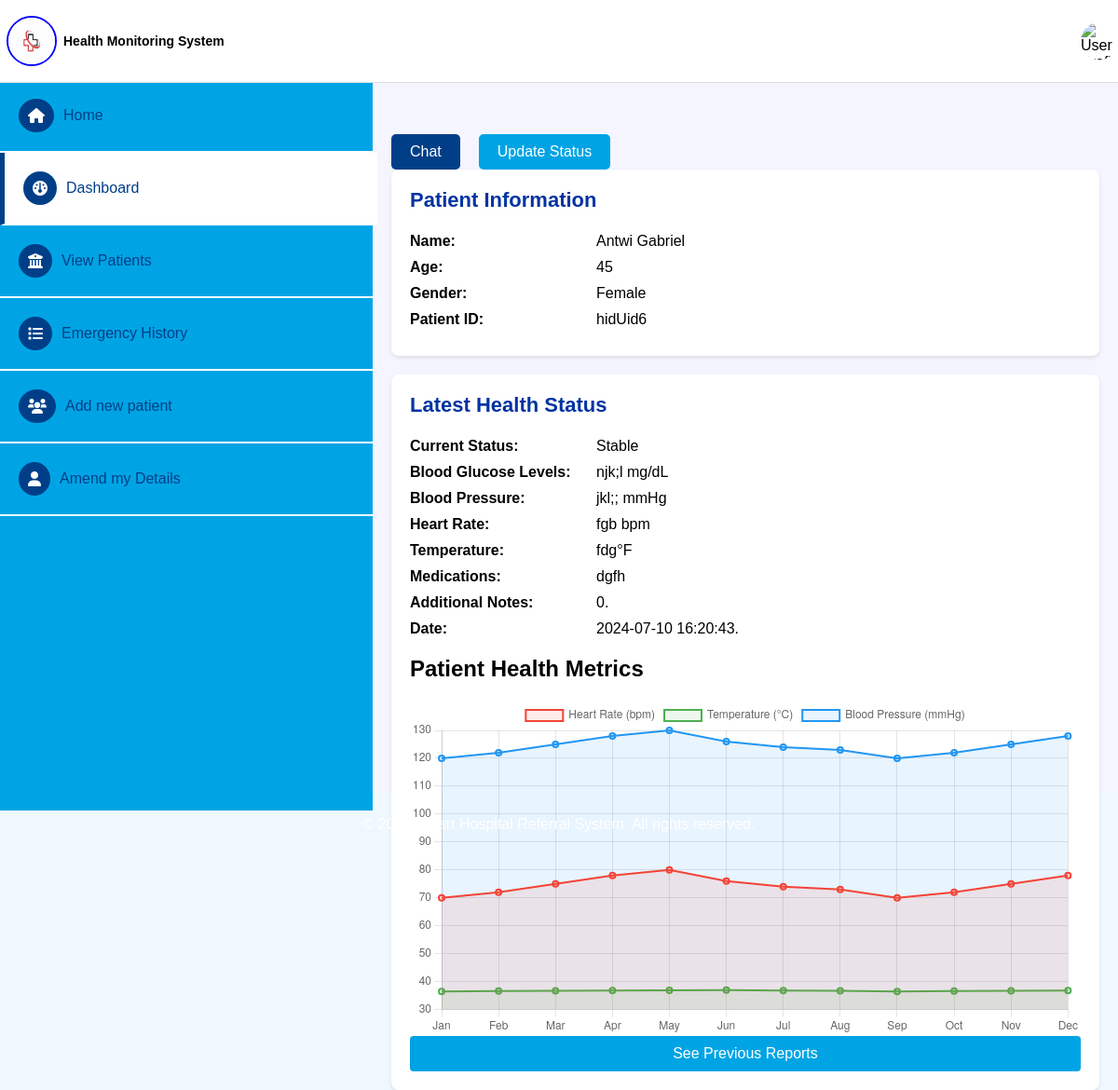
Page /codes/admin/add_report.php?user=6 on the committed database.
### tables this page shows
CREATE TABLE `users` (
  `id` int(11) NOT NULL,
  `name` varchar(50) NOT NULL,
  `password` varchar(10) NOT NULL,
  `email` varchar(50) NOT NULL,
  `profilePicture` varchar(50) DEFAULT NULL,
  `gender` varchar(2) NOT NULL,
  `contact` varchar(10) NOT NULL,
  `date` datetime NOT NULL DEFAULT current_timestamp()
);

CREATE TABLE `patient_records` (
  `id` int(11) NOT NULL,
  `patient` int(11) NOT NULL,
  `health_status` text NOT NULL,
  `glucose_level` varchar(10) NOT NULL,
  `blood_pressure` varchar(10) NOT NULL,
  `heart_rate` varchar(10) NOT NULL,
  `temperature` varchar(10) NOT NULL,
  `medications` text NOT NULL,
  `attachment` varchar(500) NOT NULL,
  `additional_notes` text NOT NULL,
  `date` datetime NOT NULL DEFAULT current_timestamp(),
  `doctor` varchar(10) NOT NULL
);

### codes/connections/users.php (called while the page is built)
<?php
include 'conn.php';
if(isset($_GET['user'])){
        $sql2= 'SELECT * FROM users
        WHERE id= ?';
        $stmt2= $conn->prepare($sql2);
        $stmt2->execute(([$_GET['user']]));
        $user=$stmt2->fetch();
}else{
        $sql= 'SELECT * FROM users order by id DESC';
        $stmt= $conn->prepare($sql);
        $stmt->execute();
        $users=$stmt->fetchAll();
}
?>

### codes/admin/add_report.php (the view, shortened to what this page needs)
<?php
    include '../connections/users.php';
?>
<!DOCTYPE html>
<html lang="en">
<head>
    <link rel="stylesheet" href="https://cdnjs.cloudflare.com/ajax/libs/font-awesome/6.0.0-beta3/css/all.min.css">
    <link rel="stylesheet" href="newstyles.css">
    <link rel="stylesheet" href="styles.css">
</head>
<body>
    <header class="main-header">
        <div class="nav-header">
            <img src="../logo.jfif" alt="SLAS Logo" class="nav-logo">
            <h1 class="nav-title">Health Monitoring System</h1>
        </div>
        <div class="user-info">
            <img src="../bg1.jpg" alt="User Profile" class="user-profile">
        </div>
    </header>
    <div class="container">
        <nav class="nav-panel">
            <ul class="nav-items">
                <li class="nav-item"><a href="./"><i class="fa fa-home"></i>Home</a></li>
                <li class="nav-item active"><a href="#"><i class="fa fa-dashboard"></i>Dashboard</a></li>
                <li class="nav-item"><a href="Patients.php"><i class="fas fa-bank"></i>View Patients</a></li>
                <li class="nav-item"><a href="emergency_history.php"><i class="fa fa-list"></i>Emergency History</a></li>
                <li class="nav-item"><a href="../account/signup.html"><i class="fa fa-users"></i>Add new patient</a></li>
                <li class="nav-item"><a href="#"><i class="fa fa-user"></i>Amend my Details</a></li>
            </ul>
        </nav>
        <main class="main-content">
            <br><br><br>
            <div class="tabs">
                <a href="../chat/?user=<?=$user['id']?>" class="tab active">Chat</a>
                <a href="add.php?user=<?=$user['id']?>" class="tab">Update Status</a>
            </div>
            <section class="patient-info">
                <h3>Patient Information</h3>
                <div class="info-item">
                    <span class="label">Name:</span>
                    <span class="value"><?=$user['name']?></span>
                </div>
                <div class="info-item">
                    <span class="label">Age:</span>
                    <span class="value">45</span>
                </div>
                <div class="info-item">
                    <span class="label">Gender:</span>
                    <span class="value"><?=$user['gender']=="M"?'Male':'Female'?></span>
                </div>
                <div class="info-item">
                    <span class="label">Patient ID:</span>
                    <span class="value">hidUid<?=$user['id']?></span>
                </div>
            </section>
            <section class="latest-health-status">
                <?php
                if(isset($_GET['user'])){
                    $sql2= 'SELECT * FROM patient_records
                    WHERE patient= ? order by date limit 1';
                    $stmt2= $conn->prepare($sql2);
                    $stmt2->execute(([$_GET['user']]));
                    $Current_patient_records=$stmt2->fetch();
                }
                ?>
                <h3>Latest Health Status</h3>
                <?php
                    if(!empty($Current_patient_records)){
                ?>
                <div class="info-item">
                    <span class="label">Current Status:</span>
                    <span class="value">Stable</span>
                </div>
                <div class="info-item">
                    <span class="label">Blood Glucose Levels:</span>
                    <span class="value"><?=$Current_patient_records['glucose_level']?> mg/dL</span>
                </div>
                <div class="info-item">
                    <span class="label">Blood Pressure:</span>
                    <span class="value"><?=$Current_patient_records['blood_pressure']?> mmHg</span>
                </div>
                <div class="info-item">
                    <span class="label">Heart Rate:</span>
                    <span class="value"><?=$Current_patient_records['heart_rate']?> bpm</span>
                </div>
                <div class="info-item">
                    <span class="label">Temperature:</span>
                    <span class="value"><?=$Current_patient_records['temperature']?>°F</span>
                </div>
                <div class="info-item">
                    <span class="label">Medications:</span>
                    <span class="value"><?=$Current_patient_records['medications']?></span>
                </div>
                <div class="info-item">
                    <span class="label">Additional Notes:</span>
                    <span class="value"><?=$Current_patient_records['additional_notes']?>.</span>
                </div>
                <div class="info-item">
                    <span class="label">Date:</span>
                    <span class="value"><?=$Current_patient_records['date']?>.</span>
                </div>
                <?php
                }else{
                    $Current_patient_records['id']=0
                ?>
                    <span class="label">THIS FILE IS EMPTY</span>
                    <br><br>
                <?php
                }
                ?>
                <button class="view-previous-button" onclick="togglePreviousReports()">See Previous Reports</button>
            </section>
        </main>
    </div>
    <footer class="footer">
        <p>© 2024 Smart Hospital Referral System. All rights reserved.</p>
    </footer>
</body>
</html>

### codes/admin/newstyles.css (style rules this page uses)
body { font-family: Arial, sans-serif; margin: 0; padding: 0; background-color: #f4f4f4; display: flex; flex-direction: column; height: 100vh; }
.container { display: flex; flex: 1; }
.main-content { flex: 1; padding: 20px; box-sizing: border-box; }
.patient-info, .latest-health-status, .previous-reports { background-color: #fff; padding: 20px; margin-bottom: 20px; border-radius: 8px; box-shadow: 0 2px 4px rgba(0, 0, 0, 0.1); }
.patient-info h3, .latest-health-status h3, .previous-reports h3 { margin-top: 0; font-size: 22px; color: #0033a1; }
.info-item { display: flex; margin-bottom: 10px; }
.label { font-weight: bold; width: 200px; }
.value { flex: 1; }
.view-previous-button, .submit-button { background-color: #00a4e4; color: #fff; border: none; padding: 10px 20px; font-size: 16px; cursor: pointer; border-radius: 4px; display: block; width: 100%; text-align: center; }
.footer { color: #fff; text-align: center; padding: 10px; }

### codes/admin/styles.css (style rules this page uses)
body { font-family: Arial, sans-serif; margin: 0; padding: 0; background-color: aliceblue; }
.container { display: flex; margin-top: 50px; height: 100vh; }
.nav-panel { background-color: #00a4e4; color: white; width: 400px; height: 100vh; display: flex; position: fixed; flex-direction: column; align-items: center; padding-top: 20px; }
.nav-header { text-align: center; display: flex; align-items: center; }
.nav-logo { width: 50px; height: 50px; margin: 7px; border-radius: 50%; border: 2px solid blue; }
.nav-title { font-size: 14px; margin: 0; }
.nav-items { list-style: none; padding: 0; width: 100%; }
.nav-item { width: 100%; border-bottom: 2px solid white; }
.nav-item a { color: #003f88; font-weight: 400px; text-decoration: none; display: flex; align-items: center; padding: 20px; width: 100%; border-radius: 5px; transition: background-color 0.3s; }
.nav-item :hover, .nav-item.active { background-color: rgb(255, 255, 255); border-left: 5px solid #003f88; }
.nav-item a i { margin-right: 10px; padding: 10px; border-radius: 50%; color: white; background-color: #003f88; }
.main-content { flex-grow: 1; padding: 20px; background-color: rgb(245, 245, 255); margin-left: 400px; }
.main-header { position: fixed; top: 0; left: 0; width: 100%; display: flex; justify-content: space-between; align-items: center; padding: 10px 0; border-bottom: 1px solid #e0e0e0; background-color: white; z-index: 100; }
.user-info { display: flex; align-items: center; justify-content: space-between; }
.user-info img.user-profile { width: 40px; height: 40px; border-radius: 50%; margin-left: 10px; }
.tabs { display: flex; margin-top: 20px; }
.tab { margin-right: 20px; padding: 10px 20px; border-radius: 5px; text-decoration: none; color: white; background-color: #00a4e4; transition: background-color 0.3s; }
.tab.active { background-color: #003f88; }

### rows in the picture
users: name "Antwi Gabriel", id "6"
patient_records: glucose_level "njk;l", blood_pressure "jkl;;", heart_rate "fgb", temperature "fdg", medications "dgfh", additional_notes "0", date "2024-07-10 16:20:43"
